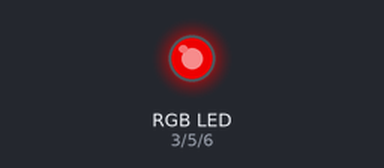
The sketch below on a simulated Arduino Uno, built with avr-gcc and run on an emulated ATmega328P. On the bench: an RGB LED mixed from three pins (HIGH = lit). Dim RGB values are drawn brighter than linear.

Above: at 0.05 s.
At 0.5 s:
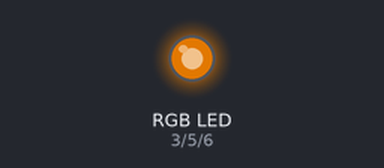
At 0.95 s:
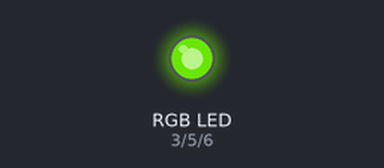
At 1.85 s:
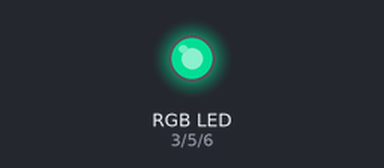
At 2.75 s:
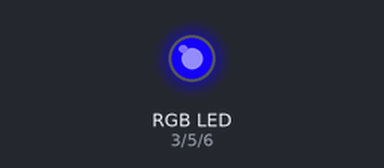
At 3.65 s:
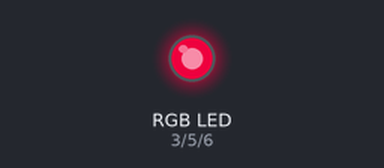
Timing chart, 0 to 8.9 s (numbered marks = the images above):
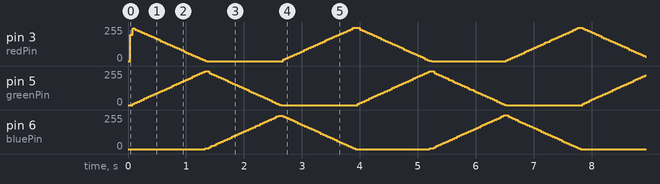

The sketch:

strobe_fade.ino
```cpp
/*
 Fading

 This example shows how to fade an LED using the analogWrite() function.

 The circuit:
 * LED attached from digital pin 9 to ground.

 Created 1 Nov 2008
 By David A. Mellis
 Modified 17 June 2009
 By Tom Igoe

 http://arduino.cc/en/Tutorial/Fading

 */

#define ontime 5 // Delay time between incrementing PWM.
#define offtime 0 //
#define fadestep 1
#define redPin 3    // Red LED connected to digital pin 9
#define greenPin 5 // Green LED connected to digital pin 10
#define bluePin 6 // Blue LED connected to digital pin 11

void setup()  {
  for(int fadeValue = 0 ; fadeValue <= 255; fadeValue += fadestep) {
    // sets the value (range from 0 to 255):
    analogWrite(redPin, fadeValue);
    delayMicroseconds(ontime);
    analogWrite(redPin, 0);
    analogWrite(greenPin, 0);
    analogWrite(bluePin, 0);
    delayMicroseconds(offtime);
  }
}

void loop()  {
  for(int fadeValue = 0 ; fadeValue <= 255; fadeValue += fadestep) {
    // sets the value (range from 0 to 255):
    analogWrite(redPin, 255-fadeValue);
    analogWrite(greenPin, fadeValue);
    delay(ontime);
    analogWrite(redPin, 0);
    analogWrite(greenPin, 0);
    analogWrite(bluePin, 0);
    delayMicroseconds(offtime);
  }

  for(int fadeValue = 0 ; fadeValue <= 255; fadeValue += fadestep) {
    // sets the value (range from 0 to 255):
    analogWrite(greenPin, 255-fadeValue);
    analogWrite(bluePin, fadeValue);
    delay(ontime);
    analogWrite(redPin, 0);
    analogWrite(greenPin, 0);
    analogWrite(bluePin, 0);
    delayMicroseconds(offtime);
  }

  for(int fadeValue = 0 ; fadeValue <= 255; fadeValue += fadestep) {
    // sets the value (range from 0 to 255):
    analogWrite(bluePin, 255-fadeValue);
    analogWrite(redPin, fadeValue);
    delay(ontime);
    analogWrite(redPin, 0);
    analogWrite(greenPin, 0);
    analogWrite(bluePin, 0);
    delayMicroseconds(offtime);
  }
//  digitalWrite(greenPin, HIGH);
//  delay(1000);
//  digitalWrite(greenPin, LOW);
//  delay(1000);
}
```
